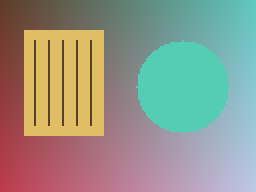
#> input picture images/sample.png, 128 x 96 px (shown 2 times larger)
$ python ImageTransformComparison.py
#> lines starting #> are read from the running program, lines starting #| are printed output that depends on the picture
import cv2
import numpy as np
import matplotlib.pyplot as plt
from pathlib import Path

Img_path = str(Path(__file__).resolve().parents[1] / 'images' / 'sample.png')
img = cv2.imread(Img_path)
#> img is the input picture: shape (96, 128, 3); mean B, G, R 136.8, 149.8, 148.3
if img is None:
    raise SystemExit('Image not found! Check Img_path.')

h, w = img.shape[:2]
#> h = 96; w = 128
cropped = img[int(h * 0.1):max(1, int(h * 0.9)), int(w * 0.1):max(1, int(w * 0.9))]
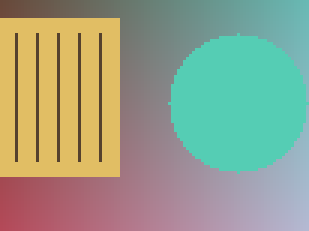
#> cropped: shape (77, 103, 3) (shown 3 times larger); mean B, G, R 137.1, 160.5, 150.9
resized = cv2.resize(img, (300, 300))
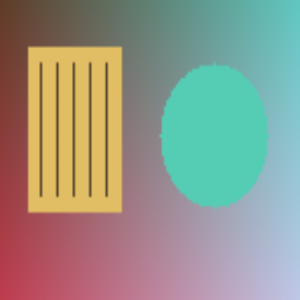
#> resized: shape (300, 300, 3); mean B, G, R 136.7, 149.8, 148.2
rotated = cv2.rotate(img, cv2.ROTATE_90_CLOCKWISE)
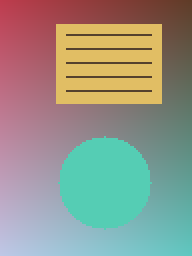
#> rotated: shape (128, 96, 3) (shown 2 times larger); mean B, G, R 136.8, 149.8, 148.3
horizontal = cv2.flip(img, 1)
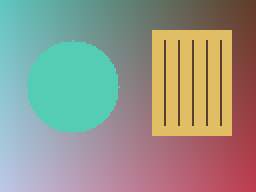
#> horizontal: shape (96, 128, 3) (shown 2 times larger); mean B, G, R 136.8, 149.8, 148.3
vertical = cv2.flip(img, 0)
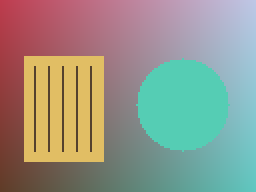
#> vertical: shape (96, 128, 3) (shown 2 times larger); mean B, G, R 136.8, 149.8, 148.3
result = resized
print('Original shape:', img.shape)
#| Original shape: (96, 128, 3)
print('Cropped shape:', cropped.shape)
#| Cropped shape: (77, 103, 3)
print('Resized shape:', resized.shape)
#| Resized shape: (300, 300, 3)

# Display
plt.figure(figsize=(15, 8))

plt.subplot(2, 3, 1)
plt.imshow(cv2.cvtColor(img, cv2.COLOR_BGR2RGB))
plt.title('Original')
plt.axis("off")

plt.subplot(2, 3, 2)
plt.imshow(cv2.cvtColor(cropped, cv2.COLOR_BGR2RGB))
plt.title('Cropped')
plt.axis("off")

plt.subplot(2, 3, 3)
plt.imshow(cv2.cvtColor(resized, cv2.COLOR_BGR2RGB))
plt.title('Resized')
plt.axis("off")

plt.subplot(2, 3, 4)
plt.imshow(cv2.cvtColor(rotated, cv2.COLOR_BGR2RGB))
plt.title('Rotated')
plt.axis("off")

plt.subplot(2, 3, 5)
plt.imshow(cv2.cvtColor(horizontal, cv2.COLOR_BGR2RGB))
plt.title('Horizontal Flip')
plt.axis("off")

plt.subplot(2, 3, 6)
plt.imshow(cv2.cvtColor(vertical, cv2.COLOR_BGR2RGB))
plt.title('Vertical Flip')
plt.axis("off")

plt.tight_layout()

plt.show()
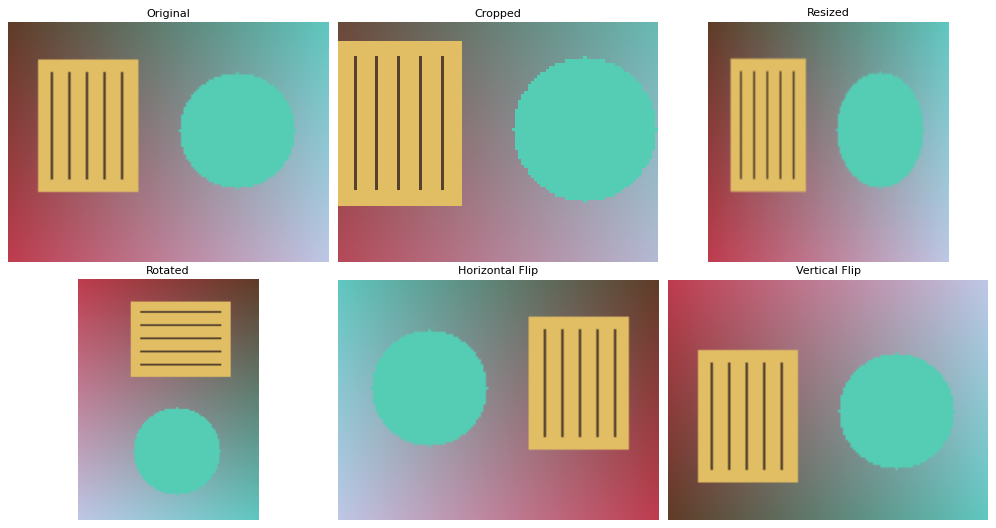
#> figure drawn by matplotlib, 6 panels
